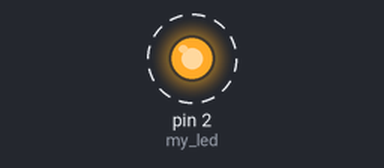
Recording of a sketch running on a simulated Arduino Uno, built with avr-gcc and run on an emulated ATmega328P. Shown: output pins drawn as LEDs (lit = HIGH). Dashed ring = blinking. What the sketch prints to the serial monitor is not drawn.

Above: at 0.5 s.
Timing chart, 0 to 4.6 s (numbered marks = the images above):
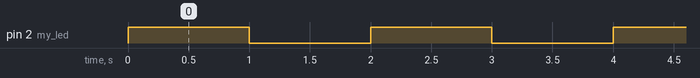

Measured:
- by itself, pin 2 (my_led): alternates HIGH for 1.0 s and LOW for 1.0 s

The sketch:

Common.Anode.ino
```cpp
// Global declaration
#define my_led 2

void setup() {
 pinMode(my_led, OUTPUT);
 Serial.begin(9600);

}

void loop() {
  // LED ON
  digitalWrite(my_led, HIGH);
  Serial.println("led turns on");
  delay(1000);

  // LED OFF
  digitalWrite(my_led, LOW);
  Serial.println("led turns off");
  delay(1000);

}
```
